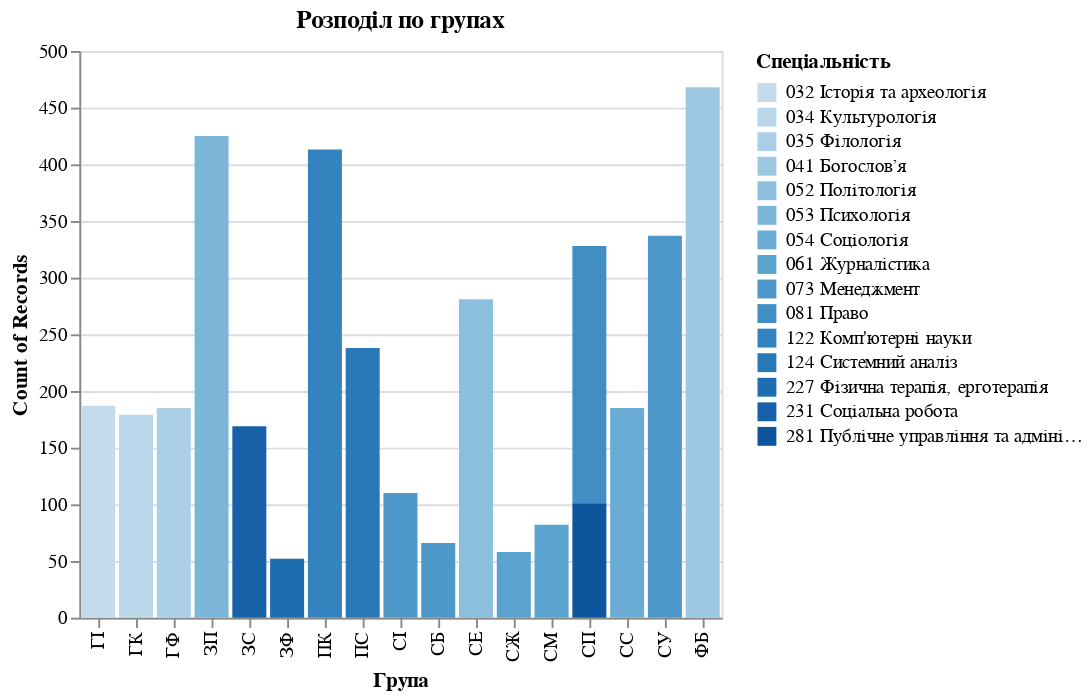

Source (notebook cell):
### Markdown cell above
## Можливі варіанти графіків:
- Статистика попередніх закладів і скльки з них завершили навчання
- Коефіцієнт відрахованих до зарахованих для різних курсів
- Статистики іноземних студентів
- Середня тривалість навчання
## Уже існуючі графіки:
- Кількість студентів у групах
- Кількість студентів на освітніх програмах
- Кількість студентів за рівнями освіти
- Статистика за віком\статтю за факультетами
- Кількість випускників за рівнем освіти, факультетами і освітніми програмами

### Code cell
groupsData = cleaned_df[["Група","Спеціальність"]].copy()
groupsData = groupsData.dropna()
groupsData["Група"] = groupsData["Група"].apply(lambda x:  str(x)[:2])
groups = alt.Chart(groupsData).mark_bar().encode(
    x= "Група:O",
    y= "count(Група):Q",
    color= "Спеціальність:O",
    tooltip=[alt.Tooltip("Група"),alt.Tooltip("count(Група)",title="кількість"),alt.Tooltip("Спеціальність")]
).transform_filter("datum.Група != null"
                  ).properties(title = "Розподіл по групах")
groups

### Figure 1 — Vega specification as saved in the notebook (floating-point values rounded to 4 significant figures)
{"$schema": "https://vega.github.io/schema/vega/v5.json", "data": [{"name": "source_0", "values": [{"__count": 413, "__count_end": 413.0, "__count_start": 0.0, "Група": "ПК", "Спеціальність": "122 Комп'ютерні науки"}, {"__count": 185, "__count_end": 185.0, "__count_start": 0.0, "Група": "СС", "Спеціальність": "054 Соціологія"}, {"__count": 238, "__count_end": 238.0, "__count_start": 0.0, "Група": "ПС", "Спеціальність": "124 Системний аналіз"}, {"__count": 425, "__count_end": 425.0, "__count_start": 0.0, "Група": "ЗП", "Спеціальність": "053 Психологія"}, {"__count": 227, "__count_end": 328.0, "__count_start": 101.0, "Група": "СП", "Спеціальність": "081 Право"}, {"__count": 468, "__count_end": 468.0, "__count_start": 0.0, "Група": "ФБ", "Спеціальність": "041 Богослов’я"}, {"__count": 281, "__count_end": 281.0, "__count_start": 0.0, "Група": "СЕ", "Спеціальність": "052 Політологія"}, {"__count": 169, "__count_end": 169.0, "__count_start": 0.0, "Група": "ЗС", "Спеціальність": "231 Соціальна робота"}, {"__count": 185, "__count_end": 185.0, "__count_start": 0.0, "Група": "ГФ", "Спеціальність": "035 Філологія"}, {"__count": 178, "__count_end": 179.0, "__count_start": 1.0, "Група": "ГК", "Спеціальність": "034 Культурологія"}, {"__count": 187, "__count_end": 187.0, "__count_start": 0.0, "Група": "ГІ", "Спеціальність": "032 Історія та археологія"}, {"__count": 1, "__count_end": 1.0, "__count_start": 0.0, "Група": "ГК", "Спеціальність": "035 Філологія"}, {"__count": 110, "__count_end": 110.0, "__count_start": 0.0, "Група": "СІ", "Спеціальність": "073 Менеджмент"}, {"__count": 337, "__count_end": 337.0, "__count_start": 0.0, "Група": "СУ", "Спеціальність": "073 Менеджмент"}, {"__count": 66, "__count_end": 66.0, "__count_start": 0.0, "Група": "СБ", "Спеціальність": "073 Менеджмент"}, {"__count": 82, "__count_end": 82.0, "__count_start": 0.0, "Група": "СМ", "Спеціальність": "061 Журналістика"}, {"__count": 52, "__count_end": 52.0, "__count_start": 0.0, "Група": "ЗФ", "Спеціальність": "227 Фізична терапія, ерготерапія"}, {"__count": 101, "__count_end": 101.0, "__count_start": 0.0, "Група": "СП", "Спеціальність": "281 Публічне управління та адміністрування"}, {"__count": 58, "__count_end": 58.0, "__count_start": 0.0, "Група": "СЖ", "Спеціальність": "061 Журналістика"}]}, {"name": "source_0_x_domain_Група", "values": [{"Група": "ПК"}, {"Група": "СС"}, {"Група": "ПС"}, {"Група": "ЗП"}, {"Група": "СП"}, {"Група": "ФБ"}, {"Група": "СЕ"}, {"Група": "ЗС"}, {"Група": "ГФ"}, {"Група": "ГК"}, {"Група": "ГІ"}, {"Група": "СІ"}, {"Група": "СУ"}, {"Група": "СБ"}, {"Група": "СМ"}, {"Група": "ЗФ"}, {"Група": "СЖ"}]}, {"name": "source_0_color_domain_Спеціальність", "values": [{"Спеціальність": "122 Комп'ютерні науки"}, {"Спеціальність": "054 Соціологія"}, {"Спеціальність": "124 Системний аналіз"}, {"Спеціальність": "053 Психологія"}, {"Спеціальність": "081 Право"}, {"Спеціальність": "041 Богослов’я"}, {"Спеціальність": "052 Політологія"}, {"Спеціальність": "231 Соціальна робота"}, {"Спеціальність": "035 Філологія"}, {"Спеціальність": "034 Культурологія"}, {"Спеціальність": "032 Історія та археологія"}, {"Спеціальність": "073 Менеджмент"}, {"Спеціальність": "061 Журналістика"}, {"Спеціальність": "227 Фізична терапія, ерготерапія"}, {"Спеціальність": "281 Публічне управління та адміністрування"}]}], "signals": [{"name": "x_step", "value": 20}, {"name": "width", "update": "bandspace(domain('x').length, 0.1, 0.05) * x_step"}], "marks": [{"type": "rect", "name": "marks", "from": {"data": "source_0"}, "encode": {"update": {"tooltip": {"signal": "{\"Група\": isValid(datum[\"Група\"]) ? datum[\"Група\"] : \"\"+datum[\"Група\"], \"кількість\": format(datum[\"__count\"], \"\"), \"Спеціальність\": isValid(datum[\"Спеціальність\"]) ? datum[\"Спеціальність\"] : \"\"+datum[\"Спеціальність\"]}"}, "ariaRoleDescription": {"value": "bar"}, "width": {"signal": "max(0.25, bandwidth('x'))"}, "description": {"signal": "\"Група: \" + (isValid(datum[\"Група\"]) ? datum[\"Група\"] : \"\"+datum[\"Група\"]) + \"; Count of Records: \" + (format(datum[\"__count\"], \"\")) + \"; Спеціальність: \" + (isValid(datum[\"Спеціальність\"]) ? datum[\"Спеціальність\"] : \"\"+datum[\"Спеціальність\"]) + \"; кількість: \" + (format(datum[\"__count\"], \"\"))"}, "y": {"field": "__count_end", "scale": "y"}, "fill": {"field": "Спеціальність", "scale": "color"}, "x": {"field": "Група", "scale": "x"}, "y2": {"field": "__count_start", "scale": "y"}}}, "style": ["bar"]}], "scales": [{"name": "x", "type": "band", "domain": {"data": "source_0_x_domain_Група", "field": "Група", "sort": true}, "range": {"step": {"signal": "x_step"}}, "paddingInner": 0.1, "paddingOuter": 0.05}, {"name": "y", "type": "linear", "domain": {"fields": ["__count_start", "__count_end"], "data": "source_0"}, "range": [{"signal": "height"}, 0], "nice": true, "zero": true}, {"name": "color", "type": "ordinal", "domain": {"data": "source_0_color_domain_Спеціальність", "field": "Спеціальність", "sort": true}, "range": "ordinal", "interpolate": "hcl"}], "axes": [{"scale": "y", "minExtent": 0, "gridScale": "x", "maxExtent": 0, "ticks": false, "tickCount": {"signal": "ceil(height/40)"}, "domain": false, "labels": false, "aria": false, "grid": true, "zindex": 0, "orient": "left"}, {"scale": "x", "labelAlign": "right", "grid": false, "labelAngle": 270, "labelBaseline": "middle", "zindex": 0, "orient": "bottom", "title": "Група"}, {"scale": "y", "grid": false, "orient": "left", "labelOverlap": true, "zindex": 0, "title": "Count of Records", "tickCount": {"signal": "ceil(height/40)"}}], "title": {"text": "Розподіл по групах", "frame": "group"}, "padding": 5, "background": "white", "height": 300, "style": "cell", "legends": [{"fill": "color", "symbolType": "square", "title": "Спеціальність"}]}
